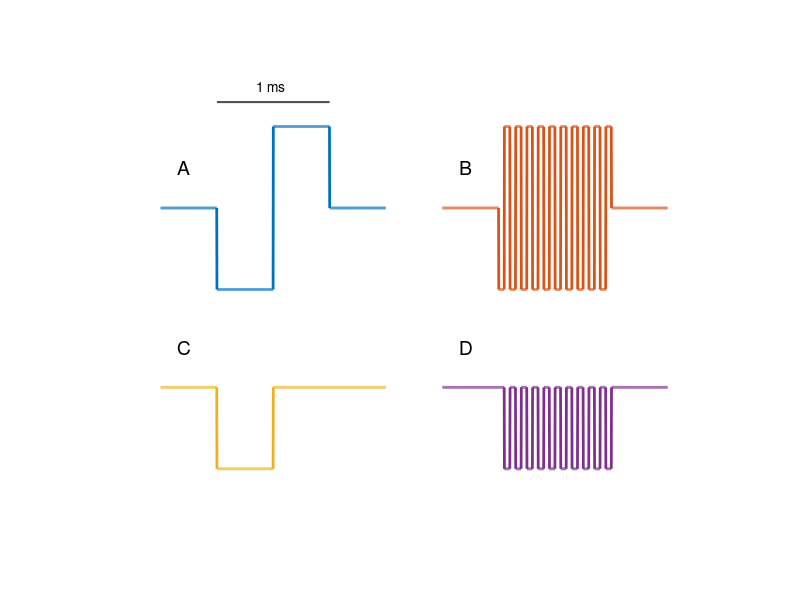

Recreate this plot in MATLAB.
close all;
clear all;

x = 1:1000;
z = ones(1,250);
y = [z*0,z*-1,z*1,z*0];

spacer = [zeros(1,25),ones(1,25)];
spacer_bi = [ones(1,25)*-1,ones(1,25)];
filter = repmat(spacer,1,10);

old_10k = [zeros(1,250), repmat(spacer_bi,1,10),zeros(1,250)];

new_10k = y;
new_10k(251:750) = new_10k(251:750) .* filter;

%Set evenly spaced segments to zero with filter to make 10k
mono_single_half = [zeros(1,250),ones(1,250)*-1, zeros(1,500)];
mono_single = [zeros(1,250),ones(1,500)*-1, zeros(1,250)];
mono_10k = mono_single;
mono_10k(251:750) = mono_single(251:750) .* filter;

figure
hold on

%Single Biphasic
plot(x, y + 1, 'LineWidth', 2)
%10k Biphasic
plot(x+1250 , old_10k + 1, 'LineWidth',2)

%Single Monophasic
plot(x, mono_single_half -1.2 , 'LineWidth', 2)
%10k Monophasic 
plot(x+1250, mono_10k -1.2 , 'LineWidth', 2)

%Line to indicate time
plot(251:750, ones(1,500)*2.3,'k', 'LineWidth' , 1.5)
text(425,2.5, '1 ms')

%Labels
text(75, 1.5, 'A','FontSize',14)
text(1325, 1.5, 'B','FontSize',14)
text(75, -0.7, 'C','FontSize',14)
text(1325, -0.7, 'D','FontSize',14)



xlim([-250, 2500])
ylim([-3 3])

axis off

saveas(gcf, 'stim_waveform_plot.svg')